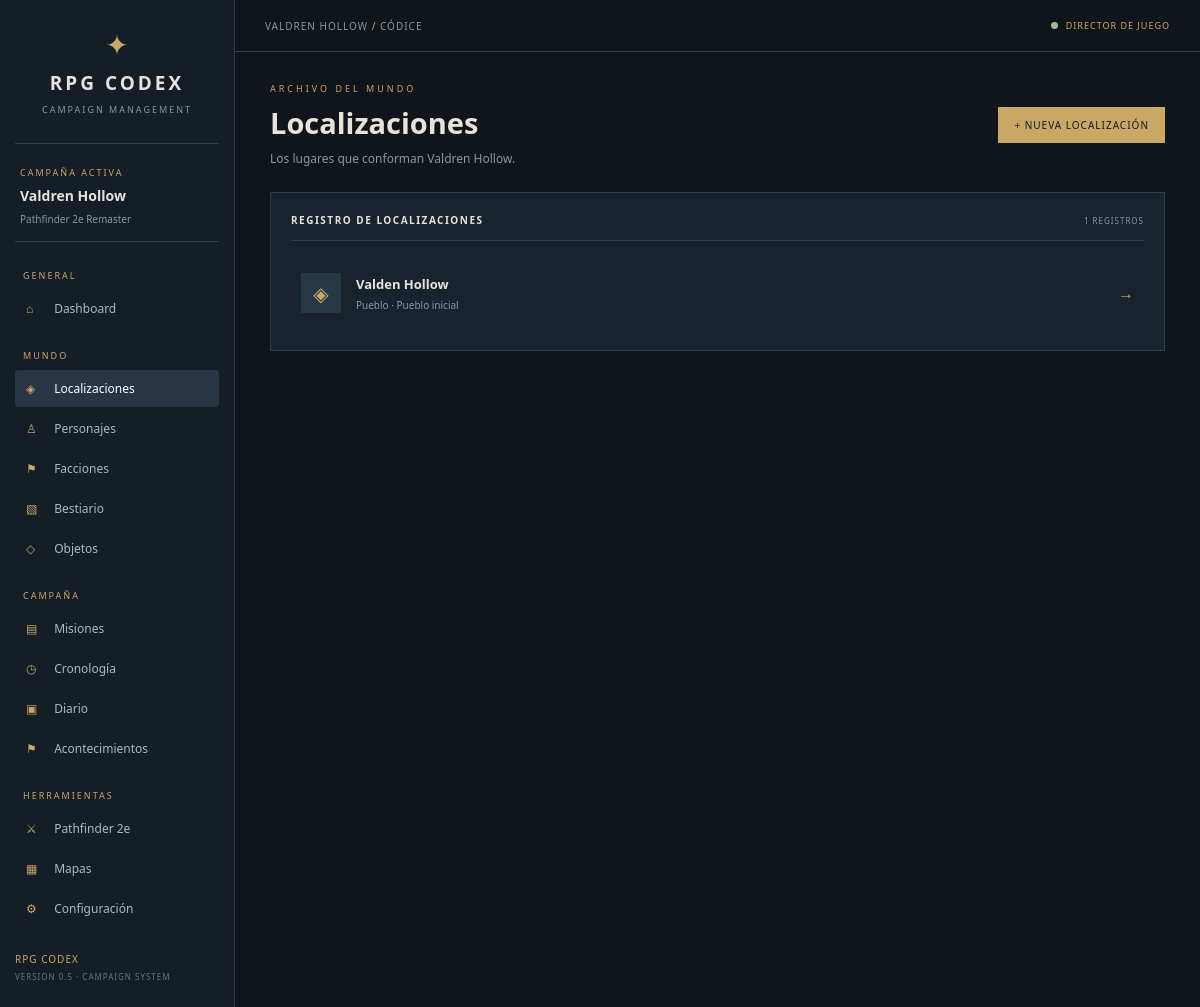
/locations, run on the app's committed database.
### tables this page shows
CREATE TABLE campaigns (
            id INTEGER PRIMARY KEY AUTOINCREMENT,
            name TEXT NOT NULL,
            system TEXT NOT NULL,
            description TEXT DEFAULT '',
            created_at TIMESTAMP DEFAULT CURRENT_TIMESTAMP
        );

CREATE TABLE locations (
            id INTEGER PRIMARY KEY AUTOINCREMENT,
            campaign_id INTEGER NOT NULL,
            name TEXT NOT NULL,
            category TEXT DEFAULT 'Otro',
            summary TEXT DEFAULT '',
            description TEXT DEFAULT '',
            secret_notes TEXT DEFAULT '',
            created_at TIMESTAMP DEFAULT CURRENT_TIMESTAMP,
            updated_at TIMESTAMP DEFAULT CURRENT_TIMESTAMP,

            FOREIGN KEY (campaign_id)
                REFERENCES campaigns(id)
                ON DELETE CASCADE
        );

### app.py (the view)
@app.route("/locations")
def locations():
    campaign = get_campaign()
    rows = get_db().execute("SELECT * FROM locations WHERE campaign_id = ? ORDER BY name COLLATE NOCASE", (campaign["id"],)).fetchall()
    return render_template("locations/list.html", locations=rows, campaign=campaign)

### app.py (called while the page is built)
def get_campaign():
    return get_db().execute("SELECT * FROM campaigns ORDER BY id LIMIT 1").fetchone()

### database.py (called while the page is built)
def get_db():
    if "db" not in g:
        DATABASE_DIR.mkdir(parents=True, exist_ok=True)
        g.db = sqlite3.connect(DATABASE_PATH)
        g.db.row_factory = sqlite3.Row
        g.db.execute("PRAGMA foreign_keys = ON")
    return g.db

### templates/locations/list.html (shortened to what this page needs)
{% extends "base.html" %}
{% block content %}
<div class="page-title-row">
    <div>
        <div class="eyebrow">ARCHIVO DEL MUNDO</div>
        <h2>Localizaciones</h2>
        <p>Los lugares que conforman {{ campaign["name"] }}.</p>
    </div>
    <a href="{{ url_for('location_new') }}" class="primary-button">
        + NUEVA LOCALIZACIÓN
    </a>
</div>
<div class="content-panel">
    <div class="panel-heading">
        <h3>REGISTRO DE LOCALIZACIONES</h3>
        <span>{{ locations|length }} REGISTROS</span>
    </div>
    {% if locations %}
        <div class="location-list">
            {% for location in locations %}
                <a href="{{ url_for('location_detail', location_id=location['id']) }}"
                   class="location-row">
                    <div class="location-symbol">◈</div>
                    <div class="location-info">
                        <strong>{{ location["name"] }}</strong>
                        <small>
                            {{ location["category"] }} ·
                            {{ location["summary"] or "Sin descripción breve" }}
                        </small>
                    </div>
                    <span class="location-arrow">→</span>
                </a>
            {% endfor %}
        </div>
    {% endif %}
</div>
{% endblock %}

### static/css/style.css (style rules this page uses)
:root { --background: #10151c; --sidebar: #151d27; --panel: #19232e; --panel-hover: #202e3b; --border: #303d4b; --gold: #c9a765; --gold-light: #e0c58e; --text: #e7e3da; --muted: #8996a2; --green: #9cba91; }
* { margin: 0; padding: 0; box-sizing: border-box; }
body { background: var(--background); color: var(--text); font-family: "Segoe UI", sans-serif; }
a { text-decoration: none; color: inherit; }
.eyebrow { color: var(--gold); font-size: 9px; letter-spacing: 3px; }
.primary-button, .secondary-button { padding: 10px 14px; font-size: 9px; letter-spacing: 1px; }
.primary-button { background: var(--gold); color: #151b21; }
.content-panel { background: var(--panel); border: 1px solid var(--border); padding: 20px; }
.panel-heading { display: flex; align-items: center; justify-content: space-between; gap: 10px; padding-bottom: 13px; border-bottom: 1px solid var(--border); margin-bottom: 15px; }
.panel-heading h3 { font-size: 10px; letter-spacing: 1.5px; }
.panel-heading span, .panel-heading a { color: var(--muted); font-size: 8px; letter-spacing: 1px; }
.page-title-row { display: flex; justify-content: space-between; align-items: center; gap: 20px; margin-bottom: 25px; }
.page-title-row h2 { font-size: 29px; margin: 8px 0; }
.page-title-row p { color: var(--muted); font-size: 12px; }
.primary-button, .secondary-button, .danger-button { display: inline-block; border: none; cursor: pointer; font-family: inherit; padding: 11px 16px; font-size: 10px; letter-spacing: 1px; }
.location-list { display: flex; flex-direction: column; }
.location-row { display: flex; align-items: center; gap: 15px; padding: 17px 10px; border-bottom: 1px solid var(--border); transition: 0.2s; }
.location-row:last-child { border-bottom: none; }
.location-symbol { width: 40px; height: 40px; display: grid; place-items: center; background: #263746; color: var(--gold); font-size: 20px; }
.location-info { flex: 1; min-width: 0; }
.location-info strong { display: block; font-size: 13px; }
.location-info small { display: block; margin-top: 5px; color: var(--muted); font-size: 10px; }
.location-arrow { color: var(--gold); }

### data on the page
campaigns: name "Valdren Hollow"
locations: name "Valden Hollow", category "Pueblo", summary "Pueblo inicial"

### other printed values
{{ locations|length }} "1"
